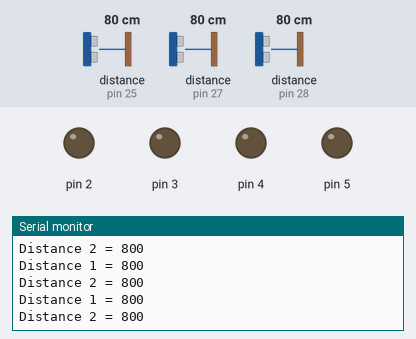
Recording of a sketch running on a simulated Arduino Uno, built with avr-gcc and run on an emulated ATmega328P. Shown: output pins drawn as LEDs (lit = HIGH), the last lines printed to the serial monitor. Inputs (shaded band) come from the test bench; at power-on: distance to the obstacle (sensors on pin 25, pin 27, pin 28) 80 cm. The ROS host is connected and sends only what is stated.

Above: at 1.5 s.
1.6 s: distance to the obstacle (sensor on pin 25) set to 2 cm
At 1.67 s:
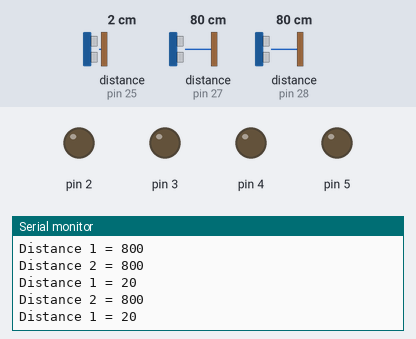
3.1 s: distance to the obstacle (sensor on pin 27) set to 2 cm
At 3.17 s:
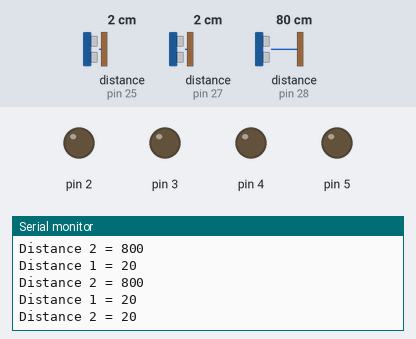
4.6 s: distance to the obstacle (sensor on pin 25) set to 4 cm
At 4.68 s:
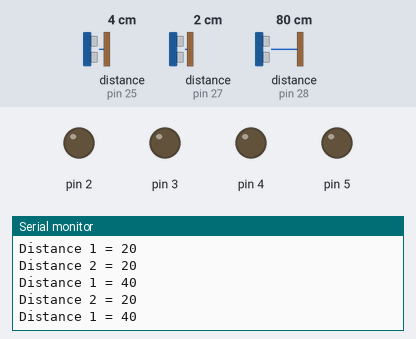
6.1 s: distance to the obstacle (sensor on pin 27) set to 4 cm
At 6.18 s:
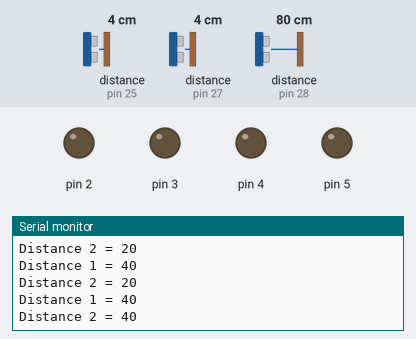
7.6 s: distance to the obstacle (sensor on pin 25) set to 18 cm
At 7.69 s:
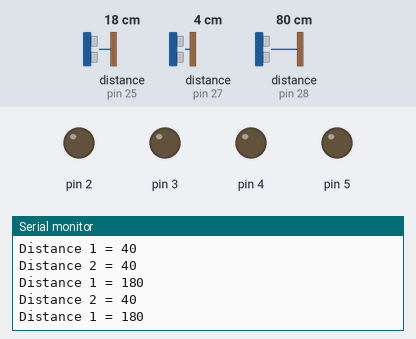
Timing chart, 0 to 10.6 s (numbered marks = the images above; inputs shaded):
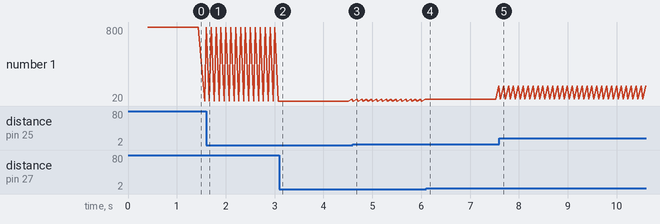

The sketch:

Astro_lasers.ino
```cpp
#include <Wire.h>
#include <VL53L0X.h>
#include <ros.h>
#include <std_msgs/Float32.h>
#include <std_msgs/String.h>


#define led 12
VL53L0X sensor1;
VL53L0X sensor2;
VL53L0X sensor3;
VL53L0X sensor4;
VL53L0X sensor5;

ros::NodeHandle nh;

std_msgs::String status;

ros::Publisher Status("Status", &status);


void setup()
{

  //nh.getHardware()->setBaud(9600);
  nh.initNode();
  nh.advertise(Status);
  Serial.begin(57600);
  Wire.begin();

  sensor1.init();
  sensor1.setTimeout(500);


  //initialize the digital pins for all the interupt pins of the sensor
  pinMode(1, OUTPUT);
  pinMode(2,OUTPUT);
  pinMode(3,OUTPUT);
  pinMode(4, OUTPUT);
  pinMode(5,OUTPUT);


  //Initialize all the pins to low
  digitalWrite(1,LOW);
  digitalWrite(2,LOW);
  digitalWrite(3,LOW);
  digitalWrite(4,LOW);
  digitalWrite(5,LOW);


  delay(50);


  pinMode(1,INPUT);
  sensor1.init(true);
  delay(50);
  sensor1.setAddress((uint8_t)24);

  pinMode(2,INPUT);
  sensor2.init(true);
  delay(50);
  sensor2.setAddress((uint8_t)25);

  pinMode(3,INPUT);
  sensor3.init(true);
  delay(50);
  sensor3.setAddress((uint8_t)26);

  pinMode(4,INPUT);
  sensor4.init(true);
  delay(50);
  sensor4.setAddress((uint8_t)27);

  pinMode(5,INPUT);
  sensor5.init(true);
  delay(50);
  sensor5.setAddress((uint8_t)28);


  // Start continuous back-to-back mode (take readings as
  // fast as possible).  To use continuous timed mode
  // instead, provide a desired inter-measurement period in
  // ms (e.g. sensor.startContinuous(100)).
  sensor1.startContinuous();
  sensor2.startContinuous();
  sensor3.startContinuous();
  sensor4.startContinuous();
  sensor5.startContinuous();


}

void loop()
{

  if (sensor2.readRangeContinuousMillimeters()<300)
  {
    status.data = "1";
    Status.publish (&status);
  }

  else if (sensor4.readRangeContinuousMillimeters() <300)
  {
    status.data = "2";
    Status.publish (&status);
  }

  else if (sensor5.readRangeContinuousMillimeters() <300)
  {
    status.data = "3";
    Status.publish (&status);
  }

  else
  {
    status.data = "0";
    Status.publish (&status);
  }

  //delay(100);

  Serial.print ("Distance 1 = ");
  Serial.println (sensor2.readRangeContinuousMillimeters());

  //delay(100);

  Serial.print ("Distance 2 = ");
  Serial.println (sensor4.readRangeContinuousMillimeters());

  nh.spinOnce();
  //delay(100);
  // Serial.println(i2cdetect(sensor));
}
```

Measured:
- after the input at 1.6 s, the serial monitor: prints a new line after 0.07 s (image 1)
- after the input at 3.1 s, the serial monitor: prints a new line at once (image 2)
- after the input at 4.6 s, the serial monitor: prints a new line after 0.08 s (image 3)
- after the input at 6.1 s, the serial monitor: prints a new line at once (image 4)
- after the input at 7.6 s, the serial monitor: prints a new line after 0.09 s (image 5)
- plotted number 1: 20 → 40 after the input at 3.1 s, 40 → 180 after the input at 6.1 s
